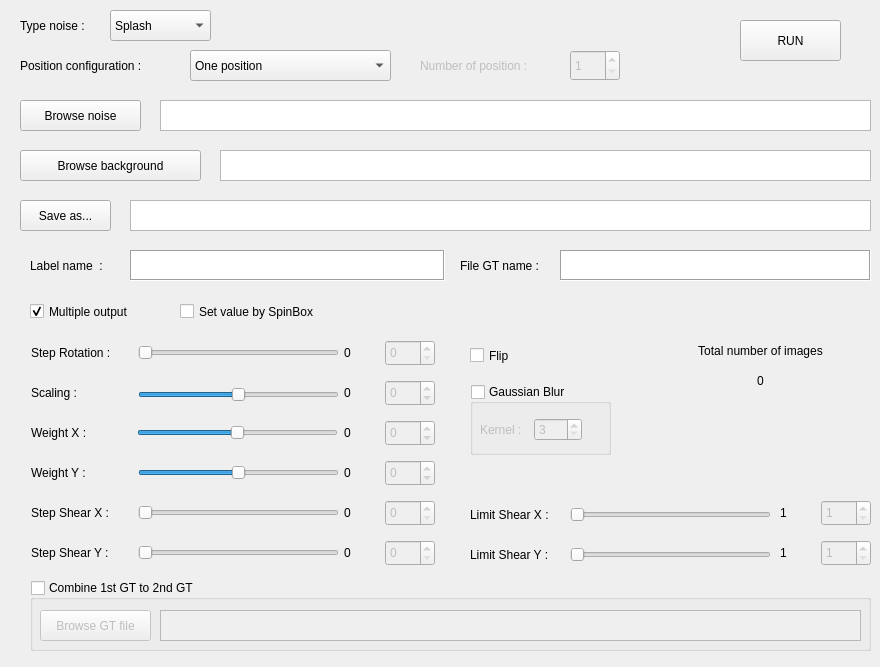
<?xml version="1.0" encoding="UTF-8"?>
<ui version="4.0">
 <class>DialogAugment</class>
 <widget class="QDialog" name="DialogAugment">
  <property name="enabled">
   <bool>true</bool>
  </property>
  <property name="geometry">
   <rect>
    <x>0</x>
    <y>0</y>
    <width>880</width>
    <height>667</height>
   </rect>
  </property>
  <property name="windowTitle">
   <string>Augment</string>
  </property>
  <widget class="QPushButton" name="pushButton_add_noise">
   <property name="geometry">
    <rect>
     <x>20</x>
     <y>100</y>
     <width>121</width>
     <height>31</height>
    </rect>
   </property>
   <property name="focusPolicy">
    <enum>Qt::NoFocus</enum>
   </property>
   <property name="text">
    <string>Browse noise</string>
   </property>
  </widget>
  <widget class="QPushButton" name="pushButton_add_BG">
   <property name="geometry">
    <rect>
     <x>20</x>
     <y>150</y>
     <width>181</width>
     <height>31</height>
    </rect>
   </property>
   <property name="focusPolicy">
    <enum>Qt::NoFocus</enum>
   </property>
   <property name="text">
    <string>Browse background</string>
   </property>
  </widget>
  <widget class="QLabel" name="label_Rotated">
   <property name="geometry">
    <rect>
     <x>31</x>
     <y>344</y>
     <width>101</width>
     <height>17</height>
    </rect>
   </property>
   <property name="text">
    <string>Step Rotation :</string>
   </property>
  </widget>
  <widget class="QLabel" name="label_Scaling">
   <property name="geometry">
    <rect>
     <x>31</x>
     <y>384</y>
     <width>56</width>
     <height>17</height>
    </rect>
   </property>
   <property name="text">
    <string>Scaling :</string>
   </property>
  </widget>
  <widget class="QLabel" name="label_WeightX">
   <property name="geometry">
    <rect>
     <x>31</x>
     <y>424</y>
     <width>70</width>
     <height>17</height>
    </rect>
   </property>
   <property name="text">
    <string>Weight X :</string>
   </property>
  </widget>
  <widget class="QLabel" name="label_WeightY">
   <property name="geometry">
    <rect>
     <x>31</x>
     <y>464</y>
     <width>69</width>
     <height>17</height>
    </rect>
   </property>
   <property name="text">
    <string>Weight Y :</string>
   </property>
  </widget>
  <widget class="QLabel" name="label_ShearX">
   <property name="geometry">
    <rect>
     <x>31</x>
     <y>504</y>
     <width>101</width>
     <height>17</height>
    </rect>
   </property>
   <property name="text">
    <string>Step Shear X :</string>
   </property>
  </widget>
  <widget class="QLabel" name="label_ShearY">
   <property name="geometry">
    <rect>
     <x>31</x>
     <y>544</y>
     <width>101</width>
     <height>17</height>
    </rect>
   </property>
   <property name="text">
    <string>Step Shear Y :</string>
   </property>
  </widget>
  <widget class="QCheckBox" name="checkBox_Flip">
   <property name="geometry">
    <rect>
     <x>470</x>
     <y>344</y>
     <width>92</width>
     <height>23</height>
    </rect>
   </property>
   <property name="text">
    <string>Flip</string>
   </property>
  </widget>
  <widget class="QGroupBox" name="groupBox_Gaussian">
   <property name="geometry">
    <rect>
     <x>470</x>
     <y>384</y>
     <width>141</width>
     <height>71</height>
    </rect>
   </property>
   <property name="title">
    <string>Gaussian Blur</string>
   </property>
   <property name="checkable">
    <bool>true</bool>
   </property>
   <property name="checked">
    <bool>false</bool>
   </property>
   <widget class="QWidget" name="horizontalLayoutWidget">
    <property name="geometry">
     <rect>
      <x>10</x>
      <y>30</y>
      <width>102</width>
      <height>31</height>
     </rect>
    </property>
    <layout class="QHBoxLayout" name="horizontalLayout_Gaussian">
     <item>
      <widget class="QLabel" name="label_kernel">
       <property name="text">
        <string>Kernel :</string>
       </property>
      </widget>
     </item>
     <item>
      <widget class="QSpinBox" name="spinBox_Kernal">
       <property name="minimum">
        <number>3</number>
       </property>
       <property name="singleStep">
        <number>2</number>
       </property>
      </widget>
     </item>
    </layout>
   </widget>
  </widget>
  <widget class="QSlider" name="horizontalSlider_Rotated">
   <property name="geometry">
    <rect>
     <x>138</x>
     <y>345</y>
     <width>201</width>
     <height>16</height>
    </rect>
   </property>
   <property name="minimum">
    <number>0</number>
   </property>
   <property name="maximum">
    <number>360</number>
   </property>
   <property name="value">
    <number>0</number>
   </property>
   <property name="orientation">
    <enum>Qt::Horizontal</enum>
   </property>
  </widget>
  <widget class="QLabel" name="label_NumRotated">
   <property name="geometry">
    <rect>
     <x>344</x>
     <y>344</y>
     <width>26</width>
     <height>17</height>
    </rect>
   </property>
   <property name="text">
    <string>0</string>
   </property>
  </widget>
  <widget class="QSlider" name="horizontalSlider_Scaling">
   <property name="geometry">
    <rect>
     <x>138</x>
     <y>385</y>
     <width>201</width>
     <height>20</height>
    </rect>
   </property>
   <property name="minimum">
    <number>-100</number>
   </property>
   <property name="maximum">
    <number>100</number>
   </property>
   <property name="orientation">
    <enum>Qt::Horizontal</enum>
   </property>
  </widget>
  <widget class="QLabel" name="label_NumScaling">
   <property name="geometry">
    <rect>
     <x>344</x>
     <y>384</y>
     <width>41</width>
     <height>17</height>
    </rect>
   </property>
   <property name="text">
    <string>0</string>
   </property>
  </widget>
  <widget class="QSlider" name="horizontalSlider_WeightX">
   <property name="geometry">
    <rect>
     <x>137</x>
     <y>425</y>
     <width>201</width>
     <height>16</height>
    </rect>
   </property>
   <property name="minimum">
    <number>-100</number>
   </property>
   <property name="maximum">
    <number>100</number>
   </property>
   <property name="orientation">
    <enum>Qt::Horizontal</enum>
   </property>
  </widget>
  <widget class="QLabel" name="label_NumWeightX">
   <property name="geometry">
    <rect>
     <x>344</x>
     <y>424</y>
     <width>41</width>
     <height>17</height>
    </rect>
   </property>
   <property name="text">
    <string>0</string>
   </property>
  </widget>
  <widget class="QSlider" name="horizontalSlider_WeightY">
   <property name="geometry">
    <rect>
     <x>138</x>
     <y>465</y>
     <width>201</width>
     <height>16</height>
    </rect>
   </property>
   <property name="minimum">
    <number>-100</number>
   </property>
   <property name="maximum">
    <number>100</number>
   </property>
   <property name="orientation">
    <enum>Qt::Horizontal</enum>
   </property>
  </widget>
  <widget class="QLabel" name="label_NumWeightY">
   <property name="geometry">
    <rect>
     <x>344</x>
     <y>464</y>
     <width>41</width>
     <height>17</height>
    </rect>
   </property>
   <property name="text">
    <string>0</string>
   </property>
  </widget>
  <widget class="QSlider" name="horizontalSlider_ShearX">
   <property name="geometry">
    <rect>
     <x>138</x>
     <y>505</y>
     <width>201</width>
     <height>16</height>
    </rect>
   </property>
   <property name="minimum">
    <number>0</number>
   </property>
   <property name="maximum">
    <number>180</number>
   </property>
   <property name="value">
    <number>0</number>
   </property>
   <property name="orientation">
    <enum>Qt::Horizontal</enum>
   </property>
  </widget>
  <widget class="QLabel" name="label_NumShearX">
   <property name="geometry">
    <rect>
     <x>344</x>
     <y>504</y>
     <width>26</width>
     <height>17</height>
    </rect>
   </property>
   <property name="text">
    <string>0</string>
   </property>
  </widget>
  <widget class="QLabel" name="label_NumShearY">
   <property name="geometry">
    <rect>
     <x>344</x>
     <y>544</y>
     <width>26</width>
     <height>17</height>
    </rect>
   </property>
   <property name="text">
    <string>0</string>
   </property>
  </widget>
  <widget class="QSlider" name="horizontalSlider_ShearY">
   <property name="geometry">
    <rect>
     <x>138</x>
     <y>545</y>
     <width>201</width>
     <height>16</height>
    </rect>
   </property>
   <property name="minimum">
    <number>0</number>
   </property>
   <property name="maximum">
    <number>180</number>
   </property>
   <property name="value">
    <number>0</number>
   </property>
   <property name="sliderPosition">
    <number>0</number>
   </property>
   <property name="orientation">
    <enum>Qt::Horizontal</enum>
   </property>
  </widget>
  <widget class="QTextBrowser" name="textBrowser_add_noise">
   <property name="geometry">
    <rect>
     <x>160</x>
     <y>100</y>
     <width>711</width>
     <height>31</height>
    </rect>
   </property>
  </widget>
  <widget class="QTextBrowser" name="textBrowser_add_BG">
   <property name="geometry">
    <rect>
     <x>220</x>
     <y>150</y>
     <width>651</width>
     <height>31</height>
    </rect>
   </property>
  </widget>
  <widget class="QPushButton" name="pushButton_saveas">
   <property name="geometry">
    <rect>
     <x>20</x>
     <y>200</y>
     <width>91</width>
     <height>31</height>
    </rect>
   </property>
   <property name="focusPolicy">
    <enum>Qt::NoFocus</enum>
   </property>
   <property name="text">
    <string>Save as...</string>
   </property>
  </widget>
  <widget class="QTextBrowser" name="textBrowser_saveas">
   <property name="geometry">
    <rect>
     <x>130</x>
     <y>200</y>
     <width>741</width>
     <height>31</height>
    </rect>
   </property>
  </widget>
  <widget class="QLabel" name="label_lebelname">
   <property name="geometry">
    <rect>
     <x>30</x>
     <y>250</y>
     <width>101</width>
     <height>31</height>
    </rect>
   </property>
   <property name="text">
    <string>Label name  :</string>
   </property>
  </widget>
  <widget class="QLabel" name="label_GTname">
   <property name="geometry">
    <rect>
     <x>460</x>
     <y>250</y>
     <width>101</width>
     <height>31</height>
    </rect>
   </property>
   <property name="text">
    <string>File GT name :</string>
   </property>
  </widget>
  <widget class="QPlainTextEdit" name="plainTextEdit_GTname">
   <property name="geometry">
    <rect>
     <x>560</x>
     <y>250</y>
     <width>311</width>
     <height>31</height>
    </rect>
   </property>
   <property name="frameShape">
    <enum>QFrame::Box</enum>
   </property>
   <property name="readOnly">
    <bool>false</bool>
   </property>
   <property name="plainText">
    <string/>
   </property>
   <property name="overwriteMode">
    <bool>false</bool>
   </property>
   <property name="textInteractionFlags">
    <set>Qt::TextEditorInteraction</set>
   </property>
  </widget>
  <widget class="QCheckBox" name="checkBox_multiOutput">
   <property name="geometry">
    <rect>
     <x>30</x>
     <y>300</y>
     <width>131</width>
     <height>23</height>
    </rect>
   </property>
   <property name="text">
    <string>Multiple output</string>
   </property>
   <property name="checked">
    <bool>true</bool>
   </property>
  </widget>
  <widget class="QSlider" name="horizontalSlider_limitShearX">
   <property name="geometry">
    <rect>
     <x>570</x>
     <y>505</y>
     <width>201</width>
     <height>20</height>
    </rect>
   </property>
   <property name="minimum">
    <number>1</number>
   </property>
   <property name="maximum">
    <number>180</number>
   </property>
   <property name="pageStep">
    <number>10</number>
   </property>
   <property name="value">
    <number>1</number>
   </property>
   <property name="orientation">
    <enum>Qt::Horizontal</enum>
   </property>
  </widget>
  <widget class="QLabel" name="label_NumlimitShearX">
   <property name="geometry">
    <rect>
     <x>780</x>
     <y>504</y>
     <width>67</width>
     <height>17</height>
    </rect>
   </property>
   <property name="text">
    <string>1</string>
   </property>
  </widget>
  <widget class="QLabel" name="label_limitShearX">
   <property name="geometry">
    <rect>
     <x>470</x>
     <y>504</y>
     <width>101</width>
     <height>21</height>
    </rect>
   </property>
   <property name="text">
    <string>Limit Shear X :</string>
   </property>
  </widget>
  <widget class="QLabel" name="label_NumlimitShearY">
   <property name="geometry">
    <rect>
     <x>780</x>
     <y>544</y>
     <width>67</width>
     <height>17</height>
    </rect>
   </property>
   <property name="text">
    <string>1</string>
   </property>
  </widget>
  <widget class="QLabel" name="label_limitShearY">
   <property name="geometry">
    <rect>
     <x>470</x>
     <y>544</y>
     <width>101</width>
     <height>21</height>
    </rect>
   </property>
   <property name="text">
    <string>Limit Shear Y :</string>
   </property>
  </widget>
  <widget class="QSlider" name="horizontalSlider_limitShearY">
   <property name="geometry">
    <rect>
     <x>570</x>
     <y>545</y>
     <width>201</width>
     <height>20</height>
    </rect>
   </property>
   <property name="minimum">
    <number>1</number>
   </property>
   <property name="maximum">
    <number>180</number>
   </property>
   <property name="value">
    <number>1</number>
   </property>
   <property name="orientation">
    <enum>Qt::Horizontal</enum>
   </property>
  </widget>
  <widget class="QSpinBox" name="spinBox_rotation">
   <property name="enabled">
    <bool>false</bool>
   </property>
   <property name="geometry">
    <rect>
     <x>385</x>
     <y>340</y>
     <width>50</width>
     <height>26</height>
    </rect>
   </property>
   <property name="maximum">
    <number>360</number>
   </property>
  </widget>
  <widget class="QSpinBox" name="spinBox_Scaling">
   <property name="enabled">
    <bool>false</bool>
   </property>
   <property name="geometry">
    <rect>
     <x>385</x>
     <y>380</y>
     <width>50</width>
     <height>26</height>
    </rect>
   </property>
   <property name="minimum">
    <number>-100</number>
   </property>
   <property name="maximum">
    <number>100</number>
   </property>
  </widget>
  <widget class="QSpinBox" name="spinBox_WeightX">
   <property name="enabled">
    <bool>false</bool>
   </property>
   <property name="geometry">
    <rect>
     <x>385</x>
     <y>420</y>
     <width>50</width>
     <height>26</height>
    </rect>
   </property>
   <property name="minimum">
    <number>-100</number>
   </property>
   <property name="maximum">
    <number>100</number>
   </property>
  </widget>
  <widget class="QSpinBox" name="spinBox_WeightY">
   <property name="enabled">
    <bool>false</bool>
   </property>
   <property name="geometry">
    <rect>
     <x>385</x>
     <y>460</y>
     <width>50</width>
     <height>26</height>
    </rect>
   </property>
   <property name="minimum">
    <number>-100</number>
   </property>
   <property name="maximum">
    <number>100</number>
   </property>
  </widget>
  <widget class="QSpinBox" name="spinBox_ShearX">
   <property name="enabled">
    <bool>false</bool>
   </property>
   <property name="geometry">
    <rect>
     <x>385</x>
     <y>500</y>
     <width>50</width>
     <height>26</height>
    </rect>
   </property>
   <property name="maximum">
    <number>180</number>
   </property>
  </widget>
  <widget class="QSpinBox" name="spinBox_ShearY">
   <property name="enabled">
    <bool>false</bool>
   </property>
   <property name="geometry">
    <rect>
     <x>385</x>
     <y>540</y>
     <width>50</width>
     <height>26</height>
    </rect>
   </property>
   <property name="maximum">
    <number>180</number>
   </property>
  </widget>
  <widget class="QSpinBox" name="spinBox_limitShearY">
   <property name="enabled">
    <bool>false</bool>
   </property>
   <property name="geometry">
    <rect>
     <x>821</x>
     <y>540</y>
     <width>50</width>
     <height>26</height>
    </rect>
   </property>
   <property name="minimum">
    <number>1</number>
   </property>
   <property name="maximum">
    <number>180</number>
   </property>
  </widget>
  <widget class="QSpinBox" name="spinBox_limitShearX">
   <property name="enabled">
    <bool>false</bool>
   </property>
   <property name="geometry">
    <rect>
     <x>821</x>
     <y>500</y>
     <width>50</width>
     <height>26</height>
    </rect>
   </property>
   <property name="minimum">
    <number>1</number>
   </property>
   <property name="maximum">
    <number>180</number>
   </property>
  </widget>
  <widget class="QPlainTextEdit" name="plainTextEdit_labelname">
   <property name="geometry">
    <rect>
     <x>130</x>
     <y>250</y>
     <width>315</width>
     <height>31</height>
    </rect>
   </property>
   <property name="frameShape">
    <enum>QFrame::Box</enum>
   </property>
   <property name="readOnly">
    <bool>false</bool>
   </property>
   <property name="plainText">
    <string/>
   </property>
   <property name="overwriteMode">
    <bool>false</bool>
   </property>
   <property name="textInteractionFlags">
    <set>Qt::TextEditorInteraction</set>
   </property>
  </widget>
  <widget class="QCheckBox" name="checkBox_spinbox">
   <property name="enabled">
    <bool>true</bool>
   </property>
   <property name="geometry">
    <rect>
     <x>180</x>
     <y>300</y>
     <width>171</width>
     <height>23</height>
    </rect>
   </property>
   <property name="text">
    <string>Set value by SpinBox </string>
   </property>
   <property name="checkable">
    <bool>true</bool>
   </property>
  </widget>
  <widget class="QLabel" name="label_totalimg_num">
   <property name="geometry">
    <rect>
     <x>680</x>
     <y>370</y>
     <width>161</width>
     <height>21</height>
    </rect>
   </property>
   <property name="text">
    <string>0</string>
   </property>
   <property name="alignment">
    <set>Qt::AlignCenter</set>
   </property>
  </widget>
  <widget class="QLabel" name="label_totalimg">
   <property name="geometry">
    <rect>
     <x>680</x>
     <y>340</y>
     <width>161</width>
     <height>21</height>
    </rect>
   </property>
   <property name="text">
    <string>Total number of images</string>
   </property>
   <property name="alignment">
    <set>Qt::AlignCenter</set>
   </property>
  </widget>
  <widget class="QLabel" name="label_typeNoise">
   <property name="geometry">
    <rect>
     <x>20</x>
     <y>10</y>
     <width>101</width>
     <height>31</height>
    </rect>
   </property>
   <property name="text">
    <string>Type noise : </string>
   </property>
  </widget>
  <widget class="QComboBox" name="comboBox_typeNoise">
   <property name="geometry">
    <rect>
     <x>110</x>
     <y>10</y>
     <width>101</width>
     <height>31</height>
    </rect>
   </property>
   <item>
    <property name="text">
     <string>Splash</string>
    </property>
   </item>
   <item>
    <property name="text">
     <string>Contam</string>
    </property>
   </item>
  </widget>
  <widget class="QLabel" name="label_positionConfiguration">
   <property name="geometry">
    <rect>
     <x>20</x>
     <y>50</y>
     <width>171</width>
     <height>31</height>
    </rect>
   </property>
   <property name="text">
    <string>Position configuration :</string>
   </property>
  </widget>
  <widget class="QComboBox" name="comboBox_positionConfiguration">
   <property name="geometry">
    <rect>
     <x>190</x>
     <y>50</y>
     <width>201</width>
     <height>31</height>
    </rect>
   </property>
   <item>
    <property name="text">
     <string>One position</string>
    </property>
   </item>
   <item>
    <property name="text">
     <string>Multi position</string>
    </property>
   </item>
   <item>
    <property name="text">
     <string>Random position all area</string>
    </property>
   </item>
   <item>
    <property name="text">
     <string>Random position in ROI</string>
    </property>
   </item>
  </widget>
  <widget class="QLabel" name="label_numberOfPosition">
   <property name="enabled">
    <bool>false</bool>
   </property>
   <property name="geometry">
    <rect>
     <x>420</x>
     <y>50</y>
     <width>161</width>
     <height>31</height>
    </rect>
   </property>
   <property name="text">
    <string>Number of position :</string>
   </property>
  </widget>
  <widget class="QSpinBox" name="spinBox_numberOfPosition">
   <property name="enabled">
    <bool>false</bool>
   </property>
   <property name="geometry">
    <rect>
     <x>570</x>
     <y>50</y>
     <width>50</width>
     <height>31</height>
    </rect>
   </property>
   <property name="minimum">
    <number>1</number>
   </property>
   <property name="maximum">
    <number>100</number>
   </property>
  </widget>
  <widget class="QGroupBox" name="groupBox_genR2">
   <property name="geometry">
    <rect>
     <x>30</x>
     <y>580</y>
     <width>841</width>
     <height>71</height>
    </rect>
   </property>
   <property name="title">
    <string>Combine 1st GT to 2nd GT</string>
   </property>
   <property name="checkable">
    <bool>true</bool>
   </property>
   <property name="checked">
    <bool>false</bool>
   </property>
   <widget class="QPushButton" name="pushButton_gtgenR2">
    <property name="geometry">
     <rect>
      <x>10</x>
      <y>30</y>
      <width>111</width>
      <height>31</height>
     </rect>
    </property>
    <property name="focusPolicy">
     <enum>Qt::NoFocus</enum>
    </property>
    <property name="text">
     <string>Browse GT file</string>
    </property>
   </widget>
   <widget class="QTextBrowser" name="textBrowser_gtgenR2">
    <property name="geometry">
     <rect>
      <x>130</x>
      <y>30</y>
      <width>701</width>
      <height>31</height>
     </rect>
    </property>
   </widget>
  </widget>
  <widget class="QPushButton" name="pushButton_Run">
   <property name="geometry">
    <rect>
     <x>740</x>
     <y>20</y>
     <width>101</width>
     <height>41</height>
    </rect>
   </property>
   <property name="focusPolicy">
    <enum>Qt::NoFocus</enum>
   </property>
   <property name="text">
    <string>RUN</string>
   </property>
  </widget>
 </widget>
 <resources/>
 <connections/>
</ui>
